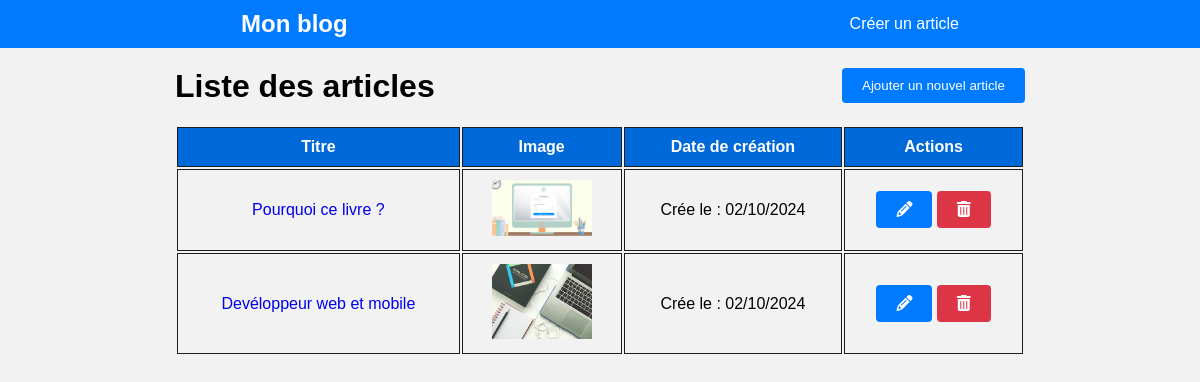
The page / on the database its author committed.
### tables this page shows
CREATE TABLE articles (
    id INTEGER PRIMARY KEY AUTOINCREMENT,
    title VARCHAR(255) NOT NULL,
    content TEXT NOT NULL,
    image VARCHAR(255),
    created_at DATETIME DEFAULT CURRENT_TIMESTAMP
);

### index.php (the view, shortened to what this page needs)
<?php
require_once 'bd/table.php';
$query = $conn->query('SELECT * FROM articles ORDER BY created_at DESC');
$articles = $query->fetchAll();
?>
<?php include_once 'templates/header.php'; ?>
<div class="container">
    <div class="post-head">
        <h1>Liste des articles</h1>
        <a href="create.php">
            <button class="btn btn-primary">Ajouter un nouvel article</button>
        </a>
    </div>
    <table id="myTable" class="display">
        <thead>
            <tr>
                <th>Titre</th>
                <th>Image</th>
                <th>Date de création</th>
                <th>Actions</th>
            </tr>
        </thead>
        <tbody>
            <?php
            foreach ($articles as $article):
                $formatDate = new DateTime($article['created_at']);
                $date = $formatDate->format('d/m/Y');
            ?>
            <tr>
                <td><a href="article.php?id=<?= $article['id'] ?>"><?= htmlspecialchars(htmlspecialchars_decode($article['title'])) ?></a></td>
                <td>
                    <?php if ($article['image']): ?>
                        <img src="<?= $article['image'] ?>" alt="Image de l'article" width="100">
                    <?php else: ?>
                        Pas d'image
                    <?php endif; ?>
                </td>
                <td> Crée le : <?= $date ?></td>
                <td>
                    <a href="update.php?id=<?= $article['id'] ?>" class="btn btn-primary"><i class="fa-solid fa-pencil"></i></a>
                    <a href="delete.php?id=<?= $article['id'] ?>" class="btn btn-danger" onclick="return confirm('Êtes-vous sûr de vouloir supprimer cet article ?')"><i class="fa-solid fa-trash-can"></i></a>
                </td>
            </tr>
            <?php endforeach; ?>
        </tbody>
    </table>
</div>
<?php include_once 'templates/footer.php'; ?>

### templates/header.php (shortened to what this page needs)
<!DOCTYPE html>
<html lang="en">
<head>
    <link rel="stylesheet" href="https://cdnjs.cloudflare.com/ajax/libs/font-awesome/6.6.0/css/all.min.css">
    <link rel="stylesheet" href="https://cdn.ckeditor.com/ckeditor5/43.1.1/ckeditor5.css" />
    <link rel="stylesheet" href="https://cdn.datatables.net/2.1.7/css/dataTables.dataTables.min.css">
    <link rel="stylesheet" href="../assets/css/style.css">
</head>
<body>
    <header>
        <a href="/">
            <h2>Mon blog</h2>
        </a>
        <nav>
            <a href="create.php">Créer un article</a>
        </nav>
    </header>

### templates/footer.php (shortened to what this page needs)
</body>
</html>

### assets/css/style.css (style rules this page uses)
body { padding: 0; margin: 0; background-color: #f2f2f2; font-family: Arial, Helvetica, sans-serif; }
header { background-color: #007bff; color: #fff; display: flex; align-items: center; gap: 20px; justify-content: space-around; align-items: center; position: sticky; top: 0; z-index: 9999; }
header h2 { margin: 0; }
nav { display: flex; gap: 20px; }
header a { color: #fff; padding: 10px; }
a { text-decoration: none; }
.container { max-width: 850px; margin: 20px auto; }
.post-head { display: flex; justify-content: space-between; }
.post-head h1 { margin: 0; }
.btn { border-radius: 4px; padding: 10px 20px; cursor: pointer; outline: none; border: none; }
.btn-primary { background-color: #007bff; color: #fff; }
.btn-danger { background-color: #dc3545; color: #fff; }
table { width: 100%; margin-top: 20px; }
th, td { border: 1px solid #1d1d1d; border-collapse: collapse; padding: 10px; text-align: center; }
th { background-color: #0069d9; color: #fff; }

### rows shown on the page
articles: title "Pourquoi ce livre ?", image (picture), created_at "02/10/2024"
articles: title "Devéloppeur web et mobile", image (picture), created_at "02/10/2024"
